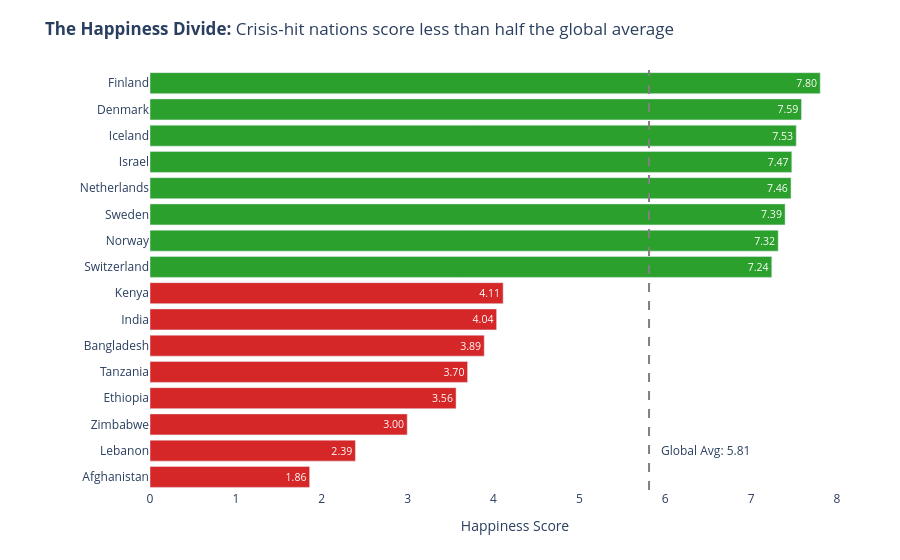

Notebook cell for this chart:
### Markdown cell above
---
## Task 2 — Bottom vs. Top: A Contrast Story

**What to build:** A bar chart that highlights the **gap between the happiest and least happy countries**, focusing on a specific insight.

**Requirements:**
- Show the **top 8 AND bottom 8 countries** together (16 bars total)
- Use **colour** to distinguish the two groups (not Plotly's default rainbow)
- Add a **visual separator or annotation** that emphasises the gap
- Insight title that tells the story of the gap

**Hint:** Use `pd.concat([df.nlargest(8,'Happiness_Score'), df.nsmallest(8,'Happiness_Score')])` to get both groups.

**Stretch goal:** Add a vertical reference line showing the global average.

### Code cell
# Task 2: Top vs Bottom Countries

# Step 1: Get top and bottom
top8 = df.nlargest(8, 'Happiness_Score').copy()
top8['Group'] = 'Top 8'

bottom8 = df.nsmallest(8, 'Happiness_Score').copy()
bottom8['Group'] = 'Bottom 8'

combined = pd.concat([bottom8, top8]).sort_values('Happiness_Score')

global_avg = df['Happiness_Score'].mean()

# Step 2: Chart
fig2 = px.bar(
    combined,
    x='Happiness_Score',
    y='Country',
    color='Group',
    orientation='h',
    text_auto='.2f',
    title="<b>The Happiness Divide:</b> Crisis-hit nations score less than half the global average",
    color_discrete_map={'Top 8': '#2ca02c', 'Bottom 8': '#d62728'}
)

# Step 3: Styling
fig2.update_layout(
    plot_bgcolor='white',
    xaxis=dict(title="Happiness Score", range=[0, 8.5]),
    yaxis=dict(title=""),
    margin=dict(l=150, r=20, t=70, b=70),
    showlegend=False
)

# Step 4: Global average line
fig2.add_vline(x=global_avg, line_dash="dash", line_color="gray")

fig2.add_annotation(
    x=global_avg,
    y=1,
    text=f"Global Avg: {global_avg:.2f}",
    showarrow=False,
    xanchor="left",
    xshift=10
)

fig2.show()

### Figure 1 — Plotly figure (JSON) as saved in the notebook; plotly's stock layout.template omitted (floating-point values rounded to 4 significant figures)
{"data": [{"hovertemplate": "Group=Bottom 8<br>Happiness_Score=%{x}<br>Country=%{y}<extra></extra>", "legendgroup": "Bottom 8", "marker": {"color": "#d62728", "pattern": {"shape": ""}}, "name": "Bottom 8", "orientation": "h", "showlegend": true, "textposition": "auto", "texttemplate": "%{x:.2f}", "type": "bar", "x": [1.859, 2.392, 2.995, 3.564, 3.698, 3.892, 4.036, 4.112], "xaxis": "x", "y": ["Afghanistan", "Lebanon", "Zimbabwe", "Ethiopia", "Tanzania", "Bangladesh", "India", "Kenya"], "yaxis": "y"}, {"hovertemplate": "Group=Top 8<br>Happiness_Score=%{x}<br>Country=%{y}<extra></extra>", "legendgroup": "Top 8", "marker": {"color": "#2ca02c", "pattern": {"shape": ""}}, "name": "Top 8", "orientation": "h", "showlegend": true, "textposition": "auto", "texttemplate": "%{x:.2f}", "type": "bar", "x": [7.24, 7.315, 7.395, 7.464, 7.473, 7.525, 7.586, 7.804], "xaxis": "x", "y": ["Switzerland", "Norway", "Sweden", "Netherlands", "Israel", "Iceland", "Denmark", "Finland"], "yaxis": "y"}], "layout": {"annotations": [{"showarrow": false, "text": "Global Avg: 5.81", "x": 5.811, "xanchor": "left", "xshift": 10, "y": 1}], "barmode": "relative", "legend": {"title": {"text": "Group"}, "tracegroupgap": 0}, "margin": {"b": 70, "l": 150, "r": 20, "t": 70}, "plot_bgcolor": "white", "shapes": [{"line": {"color": "gray", "dash": "dash"}, "type": "line", "x0": 5.811, "x1": 5.811, "xref": "x", "y0": 0, "y1": 1, "yref": "y domain"}], "showlegend": false, "title": {"text": "<b>The Happiness Divide:</b> Crisis-hit nations score less than half the global average"}, "xaxis": {"anchor": "y", "domain": [0, 1], "range": [0, 8.5], "title": {"text": "Happiness Score"}}, "yaxis": {"anchor": "x", "domain": [0, 1], "title": {"text": ""}}}}
